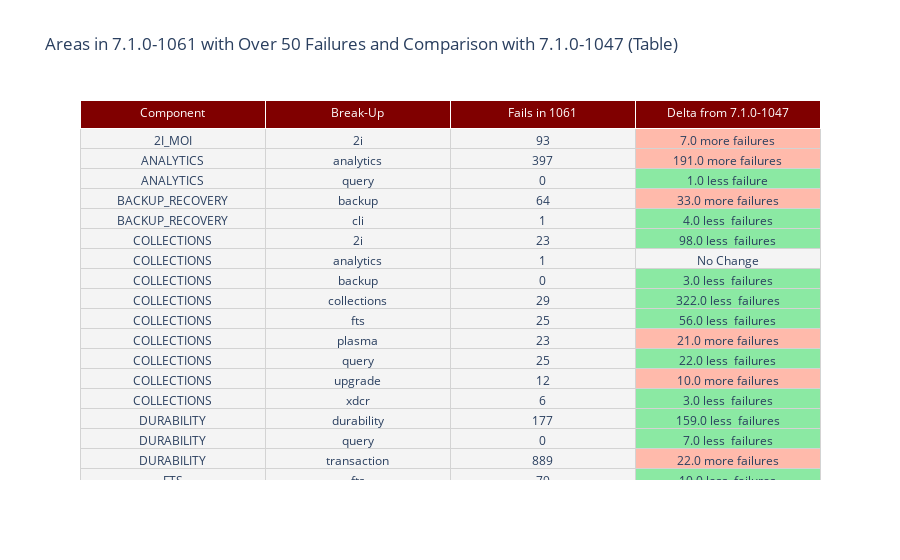

Source (notebook cell):
### Markdown cell above
Below is a table and a bar graph that display information about the components with 50 or more failures across all areas and compares the information to that of the previous weekly build.

### Code cell
if sortdf50 != []:
    cell50_colors = ['#F4F4F4', '#F4F4F4', '#F4F4F4']
    delta50_colors = []
    delta50_text = []

    for i in range(0, len(data_table_50)):
        delta_i = data_table_50.LastFailed.iloc[i] - data_table_50.CurrentFailed.iloc[i]
        if delta_i < 0:
            delta50_colors.append('#FFBAAB')
            delta50_text.append(str(abs(delta_i)) + ' more failures' if delta_i < -1 else str(abs(delta_i)) + ' more failure')
        elif delta_i == 0:
            delta50_colors.append("#F4F4F4")
            delta50_text.append("No Change")
        else:
            delta50_colors.append('#8BE9A3')
            delta50_text.append(str(delta_i) + ' less  failures' if delta_i > 1 else str(delta_i) + ' less failure')

    cell50_colors.append(delta50_colors)

    old_table_50 = go.Figure(data=[go.Table(
        header = dict(values=["Component", "Break-Up", f'Fails in {current_build}', f'Delta from {weekly_builds[1]}'], fill_color="maroon", font=dict(color="white")),
        cells = dict(values=[data_table_50.component, data_table_50.area, data_table_50.CurrentFailed, delta50_text], fill_color=cell50_colors, line_color="lightgray")
    )])

    old_table_50.update_layout(height=700, title=f"Areas in {weekly_builds[0]} with Over 50 Failures and Comparison with {weekly_builds[1]} (Table)")
    old_table_50.show()
else:
    print("No components over 50 failures")

### Figure 1 — Plotly figure (JSON) as saved in the notebook; plotly's stock layout.template omitted (floating-point values rounded to 4 significant figures)
{"data": [{"cells": {"fill": {"color": ["#F4F4F4", "#F4F4F4", "#F4F4F4", ["#FFBAAB", "#FFBAAB", "#8BE9A3", "#FFBAAB", "#8BE9A3", "#8BE9A3", "#F4F4F4", "#8BE9A3", "#8BE9A3", "#8BE9A3", "#FFBAAB", "#8BE9A3", "#FFBAAB", "#8BE9A3", "#8BE9A3", "#8BE9A3", "#FFBAAB", "#8BE9A3", "#8BE9A3", "#8BE9A3", "#FFBAAB", "#8BE9A3", "#8BE9A3", "#F4F4F4", "#8BE9A3", "#FFBAAB", "#FFBAAB", "#F4F4F4", "#F4F4F4", "#F4F4F4", "#FFBAAB"]]}, "line": {"color": "lightgray"}, "values": [["2I_MOI", "ANALYTICS", "ANALYTICS", "BACKUP_RECOVERY", "BACKUP_RECOVERY", "COLLECTIONS", "COLLECTIONS", "COLLECTIONS", "COLLECTIONS", "COLLECTIONS", "COLLECTIONS", "COLLECTIONS", "COLLECTIONS", "COLLECTIONS", "DURABILITY", "DURABILITY", "DURABILITY", "FTS", "FTS", "FTS", "MOBILE", "QUERY", "QUERY", "RBAC", "RBAC", "RBAC", "RBAC", "RBAC", "RBAC", "RBAC", "UPGRADE"], ["2i", "analytics", "query", "backup", "cli", "2i", "analytics", "backup", "collections", "fts", "plasma", "query", "upgrade", "xdcr", "durability", "query", "transaction", "fts", "query", "rqg", "sync", "deprecated", "query", "analytics", "backup", "cli", "p0", "query", "rbac", "security", "upgrade"], [93, 397, 0, 64, 1, 23, 1, 0, 29, 25, 23, 25, 12, 6, 177, 0, 889, 79, 10, 0, 656, 2, 49, 2, 0, 60, 4, 13, 14, 7, 396], ["7.0 more failures", "191.0 more failures", "1.0 less failure", "33.0 more failures", "4.0 less  failures", "98.0 less  failures", "No Change", "3.0 less  failures", "322.0 less  failures", "56.0 less  failures", "21.0 more failures", "22.0 less  failures", "10.0 more failures", "3.0 less  failures", "159.0 less  failures", "7.0 less  failures", "22.0 more failures", "10.0 less  failures", "49.0 less  failures", "2.0 less  failures", "2.0 more failures", "nan less failure", "92.0 less  failures", "No Change", "1.0 less failure", "60.0 more failures", "1.0 more failure", "No Change", "No Change", "No Change", "369.0 more failures"]]}, "header": {"fill": {"color": "maroon"}, "font": {"color": "white"}, "values": ["Component", "Break-Up", "Fails in 1061", "Delta from 7.1.0-1047"]}, "type": "table"}], "layout": {"autosize": true, "title": {"text": "Areas in 7.1.0-1061 with Over 50 Failures and Comparison with 7.1.0-1047 (Table)"}}}
